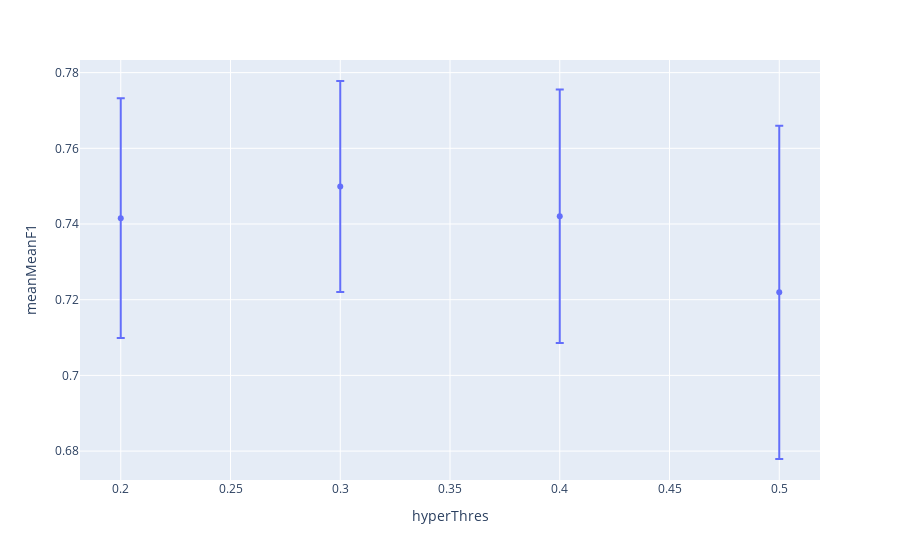

Notebook source saved alongside this figure:
### Markdown cell above
## Graphical representation of the optimal point

### Code cell
aux=hyperParams[(hyperParams.hyperDepth==optimal.hyperDepth)&(hyperParams.hyperDuration==optimal.hyperDuration)&
                (hyperParams.hyperClose==optimal.hyperClose)&(hyperParams.hyperConfidence==optimal.hyperConfidence)].reset_index(drop=True)
px.scatter(aux,x='hyperThres',y='meanMeanF1',error_y='stdMeanF1')

### Figure 1 — Plotly figure (JSON) as saved in the notebook; plotly's stock layout.template omitted (floating-point values rounded to 4 significant figures)
{"data": [{"error_y": {"array": [0.03167, 0.02788, 0.03349, 0.04404]}, "hovertemplate": "hyperThres=%{x}<br>meanMeanF1=%{y}<extra></extra>", "legendgroup": "", "marker": {"color": "#636efa", "symbol": "circle"}, "mode": "markers", "name": "", "orientation": "v", "showlegend": false, "type": "scatter", "x": [0.2, 0.3, 0.4, 0.5], "xaxis": "x", "y": [0.7416, 0.7499, 0.742, 0.7219], "yaxis": "y"}], "layout": {"legend": {"tracegroupgap": 0}, "margin": {"t": 60}, "xaxis": {"anchor": "y", "domain": [0, 1], "title": {"text": "hyperThres"}}, "yaxis": {"anchor": "x", "domain": [0, 1], "title": {"text": "meanMeanF1"}}}}
